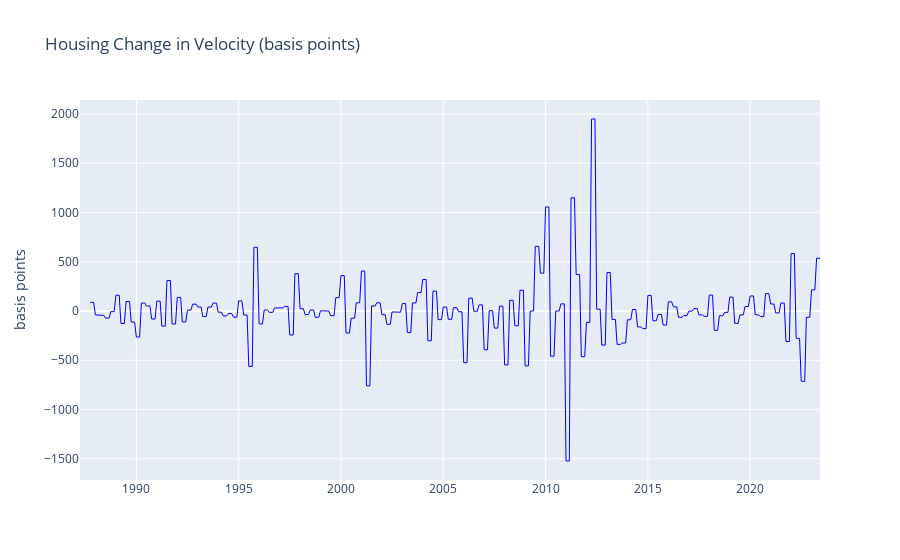

Source (notebook cell):
### Code cell
# Plot Resulting Housing Data

fig = go.Figure()
fig.add_trace(go.Scatter(
    x = housing_monthly_data['Date'],
    y = housing_monthly_data['Housing Change in Velocity (basis points)'],
    line = dict(color='blue', width=1),
    showlegend=False
))

fig.update_layout(
    title="Housing Change in Velocity (basis points)"
)
fig.update_yaxes(
    title_text="basis points"
)

### Figure 1 — Plotly figure (JSON) as saved in the notebook; plotly's stock layout.template omitted (floating-point values rounded to 4 significant figures; data arrays with more than 128 entries replaced by an {"elided": "..."} marker saying what was removed)
{"data": [{"line": {"color": "blue", "width": 1}, "showlegend": false, "type": "scatter", "x": {"elided": "435 str values"}, "y": {"elided": "435 float values"}}], "layout": {"title": {"text": "Housing Change in Velocity (basis points)"}, "yaxis": {"title": {"text": "basis points"}}}}
